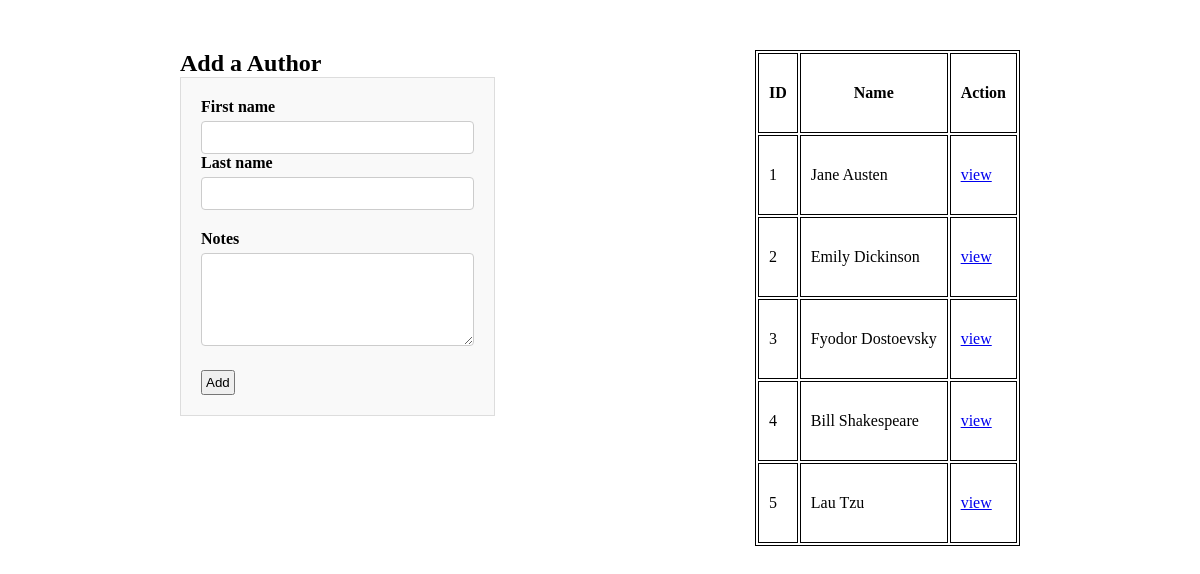
Page /authors on the earlier database version.
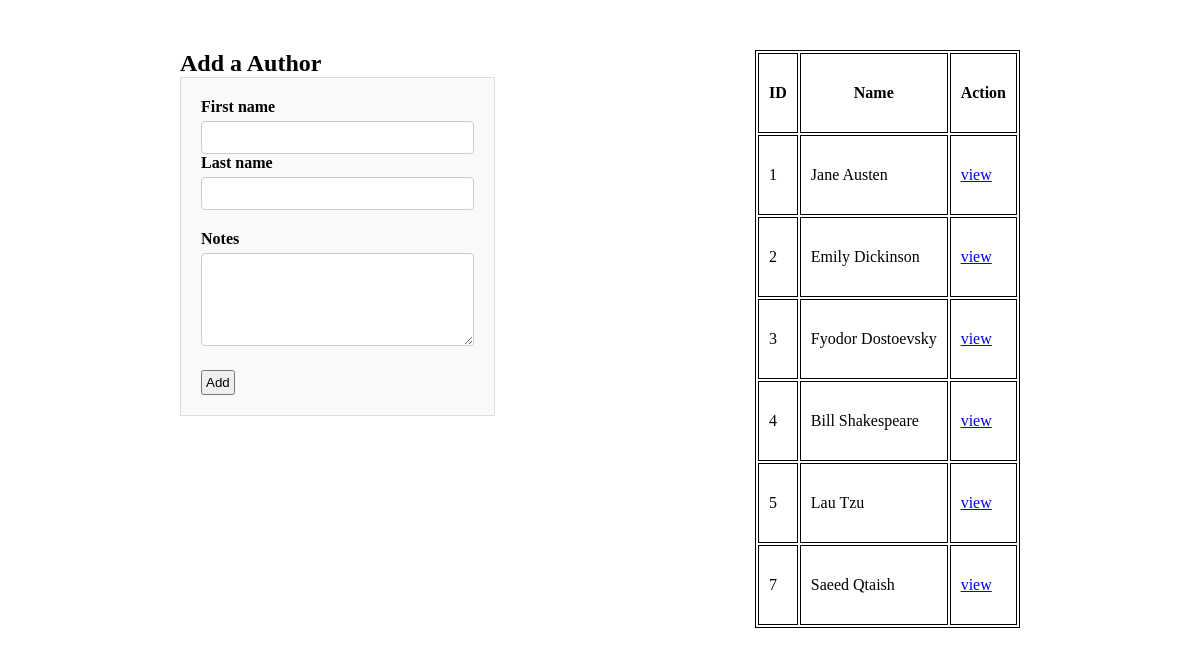
Same page on the later database version.
### books_authors_app/models.py (models this page shows)
class Author (models.Model):
    first_name=models.CharField(max_length=45)
    last_name=models.CharField(max_length=45)
    books=models.ManyToManyField(Book,related_name='authors')
    notes=models.TextField(default="")
    created_at=models.DateTimeField(auto_now_add=True)
    updated_at=models.DateTimeField(auto_now=True)

### books_authors_app/views.py (the view)
# urls.py: path('authors', views.authors),
def authors(request):
    context2={
        "authors":Author.objects.all(),
    }
    return render(request,'author.html',context2)

### books_authors_app/templates/author.html (shortened to what this page needs)
<!DOCTYPE html>
<html lang="en">
<head>
    {%load static%}
    <link rel="stylesheet" href="{% static 'style.css' %}">
</head>
<body>
    <div class="container">
        <div class="sec1">
            <h2>Add a Author</h2>
            <form action="/process3" method="post">
                <div class="form-group">
                    <label for="f-name" id="ti">First name</label>
                    <input type="text" name="f-name" >
                    <label for="f-name" id="ti">Last name</label>
                    <input type="text" name="l-name" >
                </div>
                <div class="form-group">
                    <label for="desc">Notes</label>
                    <textarea name="desc" id="context" rows="5" cols="30"></textarea>
                </div>
                <input type="submit" value="Add">
            </form>
        </div>
        <div class="sec2">
            <table>
                <tr>
                    <th>ID</th>
                    <th>Name</th>
                    <th>Action</th>
                </tr>
                {%for author in authors%}
                    <tr>
                        <td>{{author.id}}</td>
                        <td>{{author.first_name}} {{author.last_name}}</td>
                        <td><a href="/authors/{{author.id}}">view</a></td>
                    </tr>
                {%endfor%}
            </table>
        </div>
    </div>
</body>
</html>

### books_authors_app/static/style.css (style rules this page uses)
* { box-sizing: border-box; margin: 0; padding: 0; }
body { padding:50px; }
.form-group { margin-bottom: 20px; }
label { display: block; font-weight: bold; margin-bottom: 5px; }
input[type="text"], textarea { width: 100%; padding: 8px; border: 1px solid #ccc; border-radius: 4px; }
form { max-width: 400px; padding: 20px; background-color: #f9f9f9; border: 1px solid #ddd; }
input[type="submit"] { text-align: center; padding:3px; }
.container { display: flex; justify-content: space-around; }
table, th, td { border: 1px solid; }
th, td { padding:10px; height:80px; }

Differences in the rows shown:
added Author: id "7", first_name "Saeed", last_name "Qtaish"
